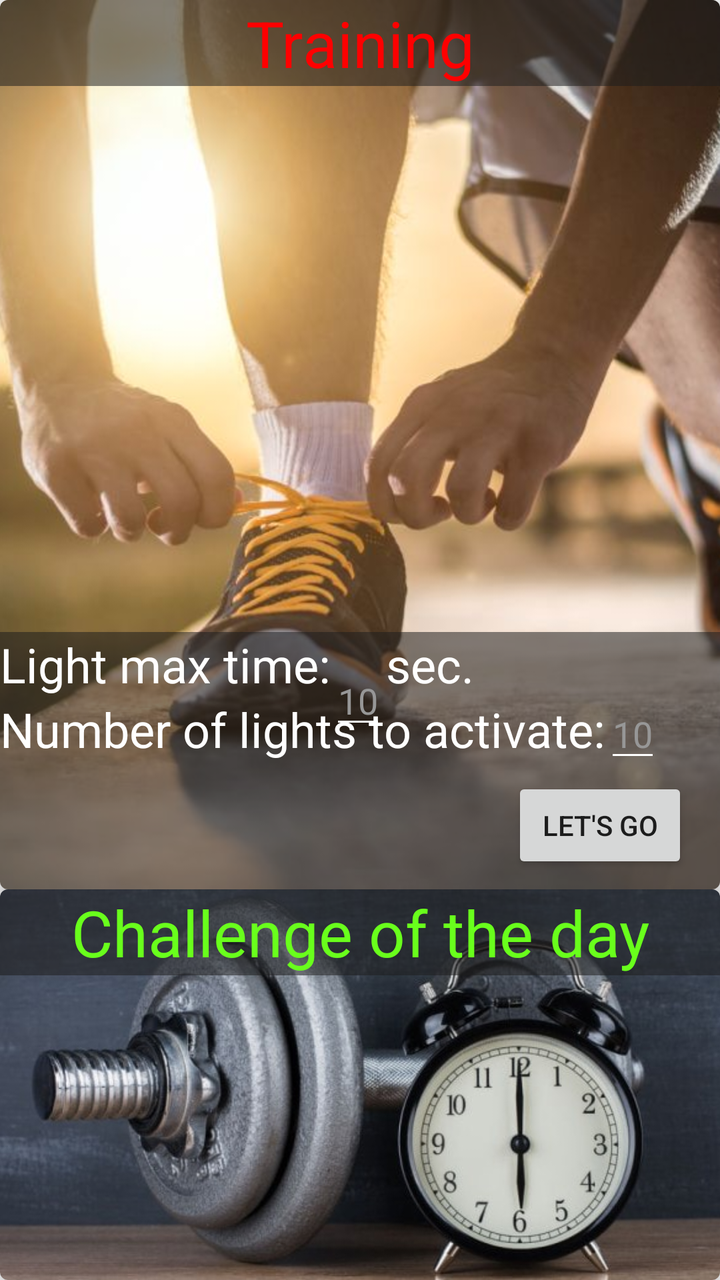
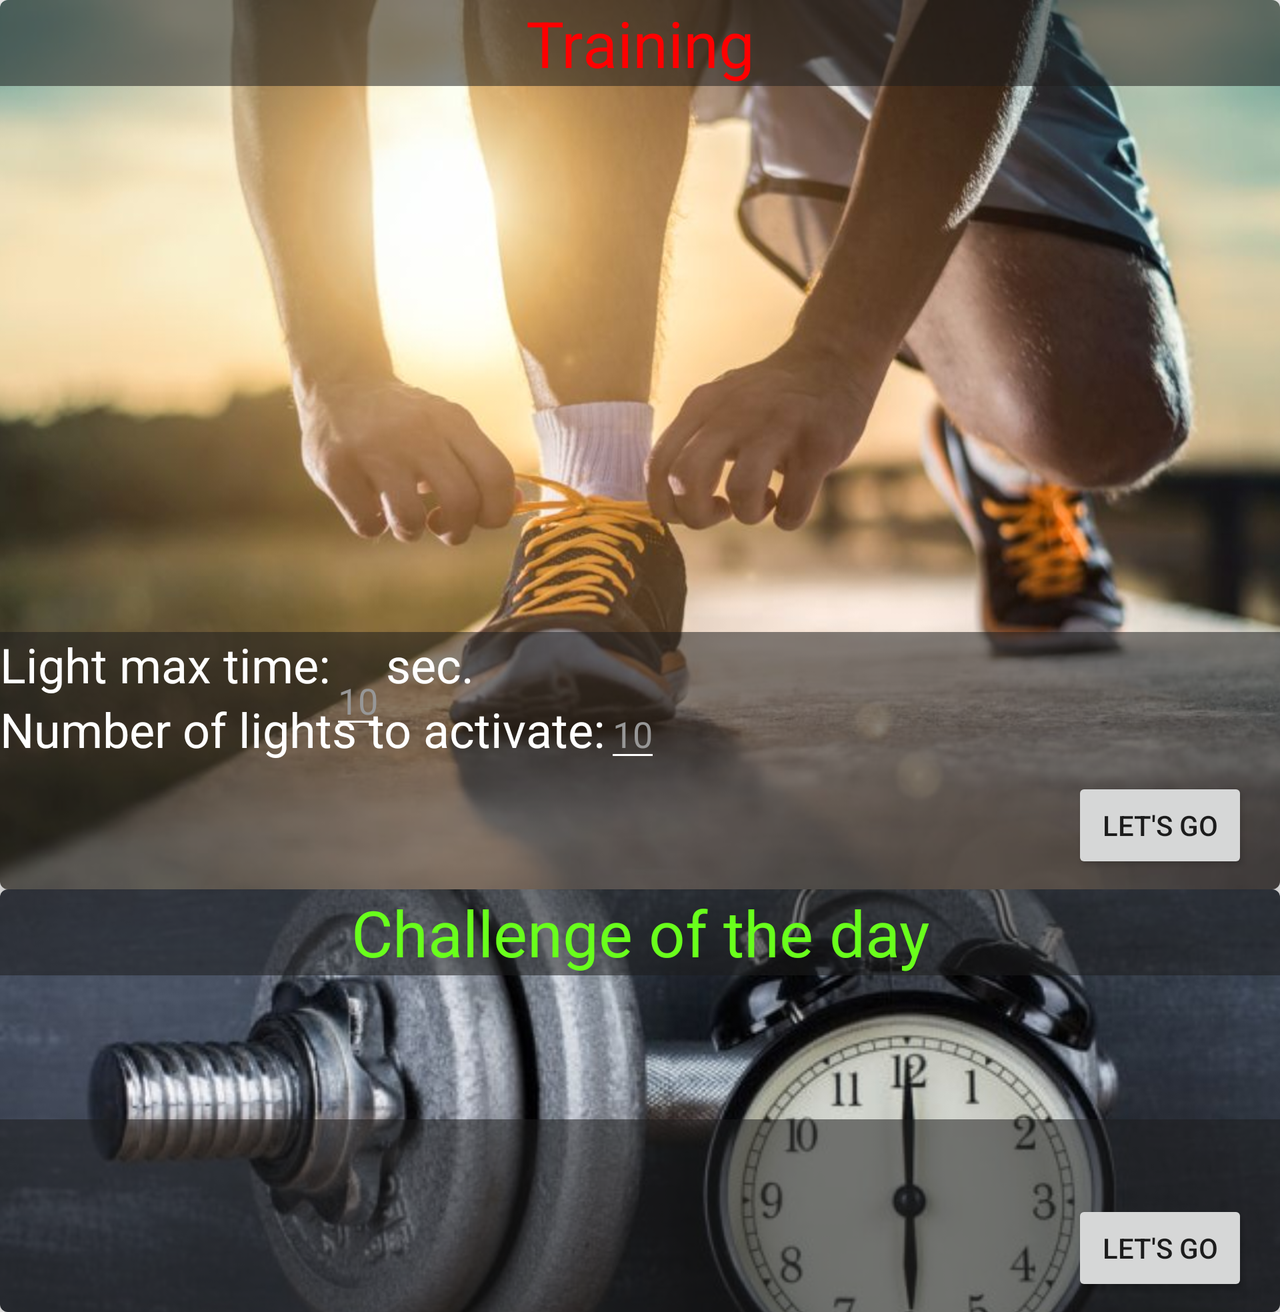

One screen, two layout resources from the same app: the default and the repository's alternative for another configuration. Each is rendered where Android would select it; the XML of both is given below.
<!-- AndroidManifest.xml: application theme AppTheme -->
<!-- res/layout/fragment_training.xml -->
<?xml version="1.0" encoding="utf-8"?>
<LinearLayout
        xmlns:tools="http://schemas.android.com/tools"
        xmlns:app="http://schemas.android.com/apk/res-auto"
        xmlns:android="http://schemas.android.com/apk/res/android"
        android:layout_width="match_parent"
        android:layout_height="match_parent"
        android:orientation="vertical"
        android:id="@+id/layout_training">

    <androidx.cardview.widget.CardView
            android:layout_width="match_parent"
            android:layout_height="wrap_content"
            android:id="@+id/cardTraining"
            app:cardCornerRadius="4dp"
            android:layout_gravity="center"
            android:layout_marginVertical="@dimen/activity_vertical_margin"
            android:layout_marginHorizontal="@dimen/activity_horizontal_margin"


            app:cardElevation="10dp"
            >

        <ImageView
                android:layout_width="match_parent"
                android:layout_height="match_parent"
                android:scaleType="centerCrop"
                android:src="@drawable/ic_workout"
                />

        <ProgressBar
                style="?android:attr/progressBarStyleHorizontal"
                android:layout_width="match_parent"
                android:layout_height="wrap_content"
                android:id="@+id/progressBar"
                android:visibility="gone"
                android:layout_gravity="center"
                />

        <TextView
                android:layout_width="match_parent"
                android:layout_height="wrap_content"
                android:text="@string/training"
                android:textSize="32sp"
                android:background="#881D1D1D"

                android:layout_marginVertical="@dimen/activity_vertical_margin"

                android:textColor="#FF0000"
                android:textAlignment="center"/>

        <RelativeLayout
                android:layout_width="match_parent"
                android:layout_height="wrap_content"
                android:layout_gravity="bottom"
                android:background="#881D1D1D"

                >

            <TextView
                    android:layout_width="wrap_content"
                    android:layout_height="wrap_content"
                    android:text="@string/light_max_time"
                    android:id="@+id/text_lightTime"
                    android:textSize="24sp"
                    android:layout_marginVertical="@dimen/activity_vertical_margin"
                    android:layout_marginStart="@dimen/activity_horizontal_margin"
                    style="@style/cardView.TextView"
                    />

            <EditText
                    android:layout_width="wrap_content"
                    android:layout_height="wrap_content"
                    android:layout_toEndOf="@+id/text_lightTime"
                    android:inputType="number"
                    android:autofillHints="@string/seconds"
                    android:layout_marginVertical="12dp"
                    android:maxLength="2"
                    android:hint="10"
                    android:labelFor="@id/text_lightTime"
                    android:id="@+id/numberSecondsLight"
                    style="@style/cardView.TextView"
                    android:textAlignment="center"
                    android:textSize="18sp"
                    tools:ignore="HardcodedText"/>

            <TextView
                    android:layout_width="wrap_content"
                    android:layout_height="wrap_content"
                    android:layout_toEndOf="@+id/numberSecondsLight"
                    android:text="@string/seconds"
                    android:id="@+id/text_seconds"
                    android:textSize="24sp"
                    android:layout_marginVertical="@dimen/activity_vertical_margin"
                    android:layout_marginEnd="@dimen/activity_horizontal_margin"
                    style="@style/cardView.TextView"

                    />

            <TextView
                    android:layout_below="@id/text_lightTime"
                    android:layout_width="wrap_content"
                    android:layout_height="wrap_content"
                    android:text="@string/light_each"
                    android:id="@+id/text_lightNumber"
                    android:textSize="24sp"
                    android:layout_marginStart="@dimen/activity_horizontal_margin"
                    style="@style/cardView.TextView"

                    />

            <EditText
                    android:textSize="18sp"
                    android:layout_width="wrap_content"
                    android:layout_height="wrap_content"
                    android:layout_toEndOf="@+id/text_lightNumber"
                    android:inputType="number"
                    android:autofillHints="@string/seconds"
                    android:maxLength="2"
                    android:hint="10"
                    android:labelFor="@id/text_lightTime"
                    android:id="@+id/numberEachLight"
                    tools:ignore="HardcodedText"
                    android:layout_below="@id/text_seconds"
                    android:layout_marginTop="-4dp"
                    style="@style/cardView.TextView"

                    android:textAlignment="center"/>

            <Button
                    android:text="@string/let_s_go"
                    android:layout_width="wrap_content"
                    android:layout_height="wrap_content"
                    android:id="@+id/start_button"
                    android:layout_below="@+id/text_lightNumber"
                    android:layout_alignParentEnd="true"
                    android:layout_marginEnd="16dp"
                    tools:layout_marginVertical="8dp"/>
        </RelativeLayout>


    </androidx.cardview.widget.CardView>

    <androidx.cardview.widget.CardView
            android:layout_width="match_parent"
            android:layout_height="wrap_content"
            android:id="@+id/cardChallenge"
            app:cardCornerRadius="4dp"
            android:layout_gravity="center"
            android:layout_marginVertical="@dimen/activity_vertical_margin"
            android:layout_marginHorizontal="@dimen/activity_horizontal_margin"


            app:cardElevation="10dp"
            >

        <ImageView
                android:layout_width="match_parent"
                android:layout_height="match_parent"
                android:scaleType="centerCrop"
                android:src="@drawable/ic_challenges"
                />

        <TextView
                android:layout_width="match_parent"
                android:layout_height="wrap_content"
                android:text="@string/challenges"
                android:textSize="32sp"
                android:textColor="#69FF1C"
                android:background="#881D1D1D"
                android:layout_marginVertical="@dimen/activity_vertical_margin"
                android:textAlignment="center"/>


    </androidx.cardview.widget.CardView>

</LinearLayout>
<!-- resources referenced by this layout -->
<resources>
  <!-- drawable ic_challenges: jpg bitmap (drawable-hdpi, 42181 bytes) -->
  <!-- drawable ic_workout: jpg bitmap (drawable-hdpi, 58395 bytes) -->
  <string name="challenges">Challenge of the day</string>
  <string name="let_s_go">Let\'s Go</string>
  <string name="light_each">Number of lights to activate: </string>
  <string name="light_max_time">Light max time:</string>
  <string name="seconds">sec.</string>
  <string name="training">Training</string>
  <style name="cardView.TextView" parent="@android:style/Widget.TextView">
          <item name="android:textColor">#ffffff</item>
          <item name="android:backgroundTint">#ffffff</item>
          <item name="android:textColorHint">#979797</item>
      </style>
  <style name="AppTheme" parent="Theme.AppCompat.Light.DarkActionBar">
          
          <item name="colorPrimary">@color/colorPrimary</item>
          <item name="colorPrimaryDark">@color/colorPrimaryDark</item>
          <item name="colorAccent">@color/colorAccent</item>
      </style>
  <color name="colorPrimary">#0EA7E6</color>
  <color name="colorPrimaryDark">#0D7EA7</color>
  <color name="colorAccent">#0D47A1</color>
</resources>
<!-- res/layout-land/fragment_training.xml (the repository's variant of the layout above) -->
<!-- drawn on the phone turned sideways -->
<?xml version="1.0" encoding="utf-8"?>
<ScrollView
        xmlns:tools="http://schemas.android.com/tools"
        xmlns:app="http://schemas.android.com/apk/res-auto"
        xmlns:android="http://schemas.android.com/apk/res/android"
        android:layout_width="match_parent"
        android:layout_height="match_parent"
        android:orientation="vertical"
        >
    <LinearLayout
            android:layout_width="match_parent"
            android:layout_height="wrap_content"
            android:orientation="vertical"
            android:id="@+id/layout_training"
            >
    <ProgressBar
            style="?android:attr/progressBarStyleHorizontal"
            android:layout_width="match_parent"
            android:layout_height="wrap_content"
            android:id="@+id/progressBar"
            android:visibility="gone"
            android:layout_gravity="center"
            />

    <androidx.cardview.widget.CardView
            android:layout_width="match_parent"
            android:layout_height="wrap_content"
            android:id="@+id/cardTraining"
            app:cardCornerRadius="4dp"
            android:layout_gravity="center"
            android:layout_marginVertical="@dimen/activity_vertical_margin"
            android:layout_marginHorizontal="@dimen/activity_horizontal_margin"


            app:cardElevation="10dp"
            >

        <ImageView
                android:layout_width="match_parent"
                android:layout_height="match_parent"
                android:scaleType="centerCrop"
                android:src="@drawable/ic_workout"
                android:contentDescription="@string/training"/>

        <TextView
                android:layout_width="match_parent"
                android:layout_height="wrap_content"
                android:text="@string/training"
                android:textSize="32sp"
                android:background="#881D1D1D"

                android:layout_marginVertical="@dimen/activity_vertical_margin"

                android:textColor="#FF0000"
                android:textAlignment="center"/>

        <RelativeLayout
                android:layout_width="match_parent"
                android:layout_height="wrap_content"
                android:layout_gravity="bottom"
                android:background="#881D1D1D"

                >

            <TextView
                    android:layout_width="wrap_content"
                    android:layout_height="wrap_content"
                    android:text="@string/light_max_time"
                    android:textSize="24sp"
                    android:layout_marginVertical="@dimen/activity_vertical_margin"
                    android:layout_marginStart="@dimen/activity_horizontal_margin"
                    style="@style/cardView.TextView"
                    android:id="@+id/text_lightTime"/>

            <EditText
                    android:layout_width="wrap_content"
                    android:layout_height="wrap_content"
                    android:layout_toEndOf="@+id/text_lightTime"
                    android:inputType="number"
                    android:autofillHints="@string/seconds"
                    android:layout_marginVertical="12dp"
                    android:maxLength="2"
                    android:hint="10"
                    android:labelFor="@id/text_lightTime"
                    android:id="@+id/numberSecondsLight"
                    style="@style/cardView.TextView"
                    android:textAlignment="center"
                    android:textSize="18sp"
                    tools:ignore="HardcodedText"/>

            <TextView
                    android:layout_width="wrap_content"
                    android:layout_height="wrap_content"
                    android:layout_toEndOf="@+id/numberSecondsLight"
                    android:text="@string/seconds"
                    android:id="@+id/text_seconds"
                    android:textSize="24sp"
                    android:layout_marginVertical="@dimen/activity_vertical_margin"
                    android:layout_marginEnd="@dimen/activity_horizontal_margin"
                    style="@style/cardView.TextView"

                    />

            <TextView
                    android:layout_below="@id/text_lightTime"
                    android:layout_width="wrap_content"
                    android:layout_height="wrap_content"
                    android:text="@string/light_each"
                    android:id="@+id/text_lightNumber"
                    android:textSize="24sp"
                    android:layout_marginStart="@dimen/activity_horizontal_margin"
                    style="@style/cardView.TextView"

                    />

            <EditText
                    android:textSize="18sp"
                    android:layout_width="wrap_content"
                    android:layout_height="wrap_content"
                    android:layout_toEndOf="@+id/text_lightNumber"
                    android:inputType="number"
                    android:autofillHints="@string/seconds"
                    android:maxLength="2"
                    android:hint="10"
                    android:labelFor="@id/text_lightTime"
                    android:id="@+id/numberEachLight"
                    tools:ignore="HardcodedText"
                    android:layout_below="@id/text_seconds"
                    android:layout_marginTop="-4dp"
                    style="@style/cardView.TextView"

                    android:textAlignment="center"/>

            <Button
                    android:text="@string/let_s_go"
                    android:layout_width="wrap_content"
                    android:layout_height="wrap_content"
                    android:id="@+id/start_button"
                    android:layout_below="@+id/text_lightNumber"
                    android:layout_alignParentEnd="true"
                    android:layout_marginEnd="16dp"
                    tools:layout_marginVertical="8dp"/>
        </RelativeLayout>


    </androidx.cardview.widget.CardView>

    <androidx.cardview.widget.CardView
            android:layout_width="match_parent"
            android:layout_height="wrap_content"
            android:id="@+id/cardChallenge"
            app:cardCornerRadius="4dp"
            android:layout_gravity="center"
            android:layout_marginVertical="@dimen/activity_vertical_margin"
            android:layout_marginHorizontal="@dimen/activity_horizontal_margin"


            app:cardElevation="10dp"
            >

        <ImageView
                android:layout_width="match_parent"
                android:layout_height="match_parent"
                android:scaleType="centerCrop"
                android:src="@drawable/ic_challenges"
                android:contentDescription="@string/challenges"
                />

        <TextView
                android:layout_width="match_parent"
                android:layout_height="wrap_content"
                android:text="@string/challenges"
                android:textSize="32sp"
                android:textColor="#69FF1C"
                android:background="#881D1D1D"
                android:layout_marginVertical="@dimen/activity_vertical_margin"
                android:textAlignment="center"/>

        <RelativeLayout
                android:layout_width="match_parent"
                android:layout_height="wrap_content"
                android:layout_gravity="bottom"
                android:background="#881D1D1D"

                >

            <TextView
                    android:layout_width="wrap_content"
                    android:layout_height="wrap_content"
                    android:textSize="24sp"
                    android:layout_marginVertical="@dimen/activity_vertical_margin"
                    android:layout_marginStart="@dimen/activity_horizontal_margin"
                    style="@style/cardView.TextView"
                    android:id="@+id/text_challenge"/>

            <TextView
                    android:layout_width="wrap_content"
                    android:layout_height="wrap_content"
                    android:id="@+id/text_challengeTriesOrSucces"
                    android:textSize="24sp"
                    android:layout_marginVertical="@dimen/activity_vertical_margin"
                    android:layout_marginStart="@dimen/activity_horizontal_margin"
                    style="@style/cardView.TextView"
                    android:layout_below="@id/text_challenge"/>

            <Button
                    android:text="@string/let_s_go"
                    android:layout_width="wrap_content"
                    android:layout_height="wrap_content"
                    android:layout_below="@id/text_challenge"
                    android:layout_alignParentEnd="true"
                    android:layout_marginEnd="16dp"
                    tools:layout_marginVertical="8dp"
                    android:id="@+id/start_c_button"/>
        </RelativeLayout>


    </androidx.cardview.widget.CardView>
    </LinearLayout>
</ScrollView>
